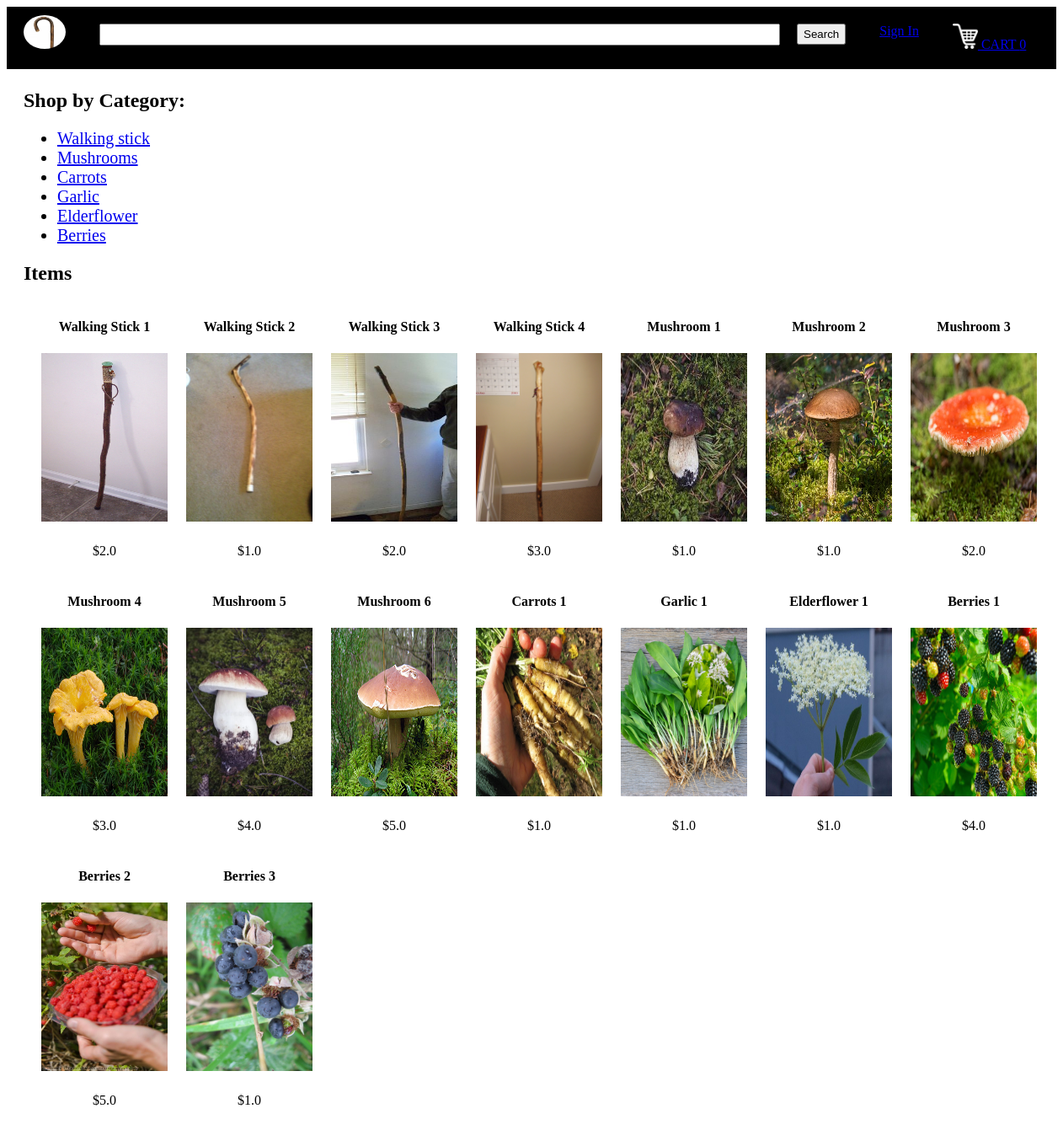
The page / on the database its author committed.
### tables this page shows
CREATE TABLE categories
		(categoryId INTEGER PRIMARY KEY,
		name TEXT
		);

CREATE TABLE products
		(productId INTEGER PRIMARY KEY,
		name TEXT,
		price REAL,
		description TEXT,
		image TEXT,
		stock INTEGER,
		categoryId INTEGER,
		FOREIGN KEY(categoryId) REFERENCES categories(categoryId)
		);

### main.py (the view)
@app.route("/")
def root():
    loggedIn, firstName, noOfItems = getLoginDetails()
    with sqlite3.connect('database.db') as conn:
        cur = conn.cursor()
        cur.execute('SELECT productId, name, price, description, image, stock FROM products')
        itemData = cur.fetchall()
        cur.execute('SELECT categoryId, name FROM categories')
        categoryData = cur.fetchall()
    itemData = parse(itemData)
    return render_template('home.html', itemData=itemData, loggedIn=loggedIn, firstName=firstName, noOfItems=noOfItems, categoryData=categoryData)

### main.py (called while the page is built)
def getLoginDetails():
    with sqlite3.connect('database.db') as conn:
        cur = conn.cursor()
        if 'email' not in session:
            loggedIn = False
            firstName = ''
            noOfItems = 0
        else:
            loggedIn = True
            cur.execute("SELECT userId, firstName FROM users WHERE email = ?", (session['email'], ))
            userId, firstName = cur.fetchone()
            cur.execute("SELECT count(productId) FROM kart WHERE userId = ?", (userId, ))
            noOfItems = cur.fetchone()[0]
    conn.close()
    return (loggedIn, firstName, noOfItems)

def parse(data):
    ans = []
    i = 0
    while i < len(data):
        curr = []
        for j in range(7):
            if i >= len(data):
                break
            curr.append(data[i])
            i += 1
        ans.append(curr)
    return ans

### templates/home.html (shortened to what this page needs)
<!DOCTYPE HTML>
<html>
<head>
<link rel="stylesheet" href={{ url_for('static', filename='css/home.css') }} />
<link rel="stylesheet" href={{ url_for('static', filename='css/topStyle.css') }} />
</head>
<body>
<div id="title">
	<a href="/">
		<img id="logo" src= {{ url_for('static', filename='images/logo.png') }} class="logo" />
	</a>
	<form>
		<input id="searchBox" type="text" name="searchQuery">
		<input id="searchButton" type="submit" value="Search">
	</form>
	{% if not loggedIn %}
	<div id="signInButton">
		<a class="link" href="/loginForm">Sign In</a>
	</div>
	{% endif %}
	<div id="kart">
		<a class="link" href="/cart">
			<img src={{url_for('static', filename='images/shoppingCart.png')}} id="cartIcon" />
			CART {{noOfItems}}
		</a>
	</div>
</div>
<div class="display">
	<div class="displayCategory">
		<h2>Shop by Category: </h2>
		<ul>
			{% for row in categoryData %}
			<li><a href="/displayCategory?categoryId={{row[0]}}">{{row[1]}}</a></li>
			{% endfor %}
		</ul>
	</div>
	<div>
		<h2>Items</h2>
		{% for data in itemData %}
		<table>
			<tr id="productName">
				{% for row in data %}
				<td>
					{{row[1]}}
				</td>
				{% endfor %}
			</tr>
			<tr id="productImage">
				{% for row in data %}
				<td>
					<a href="/productDescription?productId={{row[0]}}">
						<img src={{ url_for('static', filename='uploads/' + row[4]) }} id="itemImage" />
					</a>
				</td>
				{% endfor %}
			</tr>
			<tr id="productPrice">
				{% for row in data %}
				<td>
					${{row[2]}}
				</td>
				{% endfor %}
			</tr>
		</table>
		{% endfor %}
	</div>
</div>
</body>
</html>

### static/css/home.css (style rules this page uses)
.logo { border-radius: 50%; }
#itemImage { height: 200px; width: 150px; }
.display { margin-top: 20px; margin-left: 20px; margin-right: 20px; margin-bottom: 20px; }
table { border-spacing: 20px; }
#productName { text-align: center; font-weight: bold; }
#productPrice { text-align: center; }
.displayCategory ul li { font-size: 20px; }

### static/css/topStyle.css (style rules this page uses)
#logo { height: 40px; width: 50px; margin-left: 20px; margin-top: 10px; margin-bottom: 10px; margin-right: 20px; float: left; }
#title { background-color: black; display: inline-block; width: 100%; }
#searchBox { height: 20px; width: 800px; margin-left: 20px; margin-top: 20px; margin-bottom: 20px; margin-right: 20px; float: left; font-size: 1.5em; }
#searchButton { height: 25px; margin-top: 20px; margin-bottom: 20px; margin-right: 20px; float: left; }
#signInButton { color: yellow; margin-top: 20px; margin-bottom: 20px; margin-left: 20px; margin-right: 20px; float: left; }
#kart { color: white; margin-top: 20px; margin-bottom: 20px; margin-left: 20px; margin-right: 20px; float: left; }
#cartIcon { height: 30px; width: 30px; }

### rows shown on the page
categories: name "Walking stick"
categories: name "Mushrooms"
categories: name "Carrots"
categories: name "Garlic"
categories: name "Elderflower"
categories: name "Berries"
products: name "Walking Stick 1", image (picture), price "2.0"
products: name "Walking Stick 2", image (picture), price "1.0"
products: name "Walking Stick 3", image (picture), price "2.0"
products: name "Walking Stick 4", image (picture), price "3.0"
products: name "Mushroom 1", image (picture), price "1.0"
products: name "Mushroom 2", image (picture), price "1.0"
products: name "Mushroom 3", image (picture), price "2.0"
products: name "Mushroom 4", image (picture), price "3.0"
products: name "Mushroom 5", image (picture), price "4.0"
products: name "Mushroom 6", image (picture), price "5.0"
products: name "Carrots 1", image (picture), price "1.0"
products: name "Garlic 1", image (picture), price "1.0"
products: name "Elderflower 1", image (picture), price "1.0"
products: name "Berries 1", image (picture), price "4.0"
products: name "Berries 2", image (picture), price "5.0"
products: name "Berries 3", image (picture), price "1.0"

### other values the page prints
{{ noOfItems }} "0"
